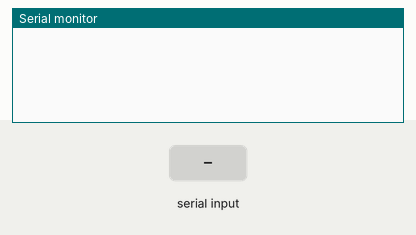
Recording of a sketch running on a simulated Arduino Uno, built with avr-gcc and run on an emulated ATmega328P. On the bench: the last lines printed to the serial monitor. The inputs (shaded band) are chosen by the test bench.

Above: at 6.8 s.
6.9 s: "setWireless" received over the second serial link
At 9.8 s:
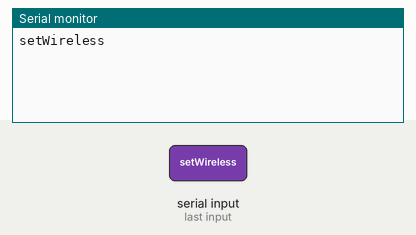
10.5 s: "getIp" received over the second serial link
At 13.2 s:
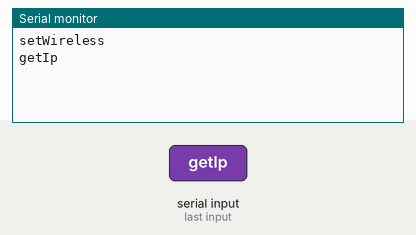
13.5 s: "1" received over the second serial link
At 15.7 s:
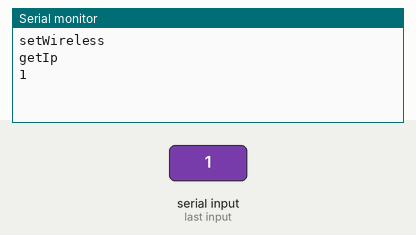

Measured:
- after the input at 6.9 s, the serial monitor: prints a new line after 2.1 s (image 1)
- after the input at 10.5 s, the serial monitor: prints a new line after 1.5 s (image 2)
- after the input at 13.5 s, the serial monitor: prints a new line after 1.5 s (image 3)

The sketch:

setWirelessOnESP.ino
```cpp
/*
    Patrick - The Robot
    Version: 1.0
    Author: Alex Bordei
    http://alexbordei.com/patrick-the-robot
*/
//Constants
#define BAUD_RATE 115200

//Including libraries
#include <SoftwareSerial.h>

SoftwareSerial ESP8266(10, 11);

void setup() {

  Serial.begin(BAUD_RATE);
  while (!Serial) {
    ; // wait for serial port to connect. Needed for native USB port only
  }
  ESP8266.begin(BAUD_RATE);

}
//wifi.setmode(wifi.STATION)
//wifi.sta.config("Alex Bordei", "nimicMaigreu")
//print(wifi.sta.getip())

//Available commands
/*
  setWireless
  getIp
  hold
*/

String ESPCommand = "getIp";

void loop() {
  delay(2000);


  if (ESPCommand == "setWireless") {
    ESP8266.println("wifi.sta.config(\"[SSID]\", \"[PASSWORD]\")");
  //  ESPCommand = "hold";
ESP8266.println("print(wifi.sta.getip())");
  if (ESP8266.available() > 0) {
      Serial.println(ESP8266.readString());
    }
  }
  else if(ESPCommand == "getIp"){

    ESP8266.println("print(wifi.sta.getip())");

    if (ESP8266.available() > 0) {
      Serial.println(ESP8266.readString());
    }
  }
}
```
